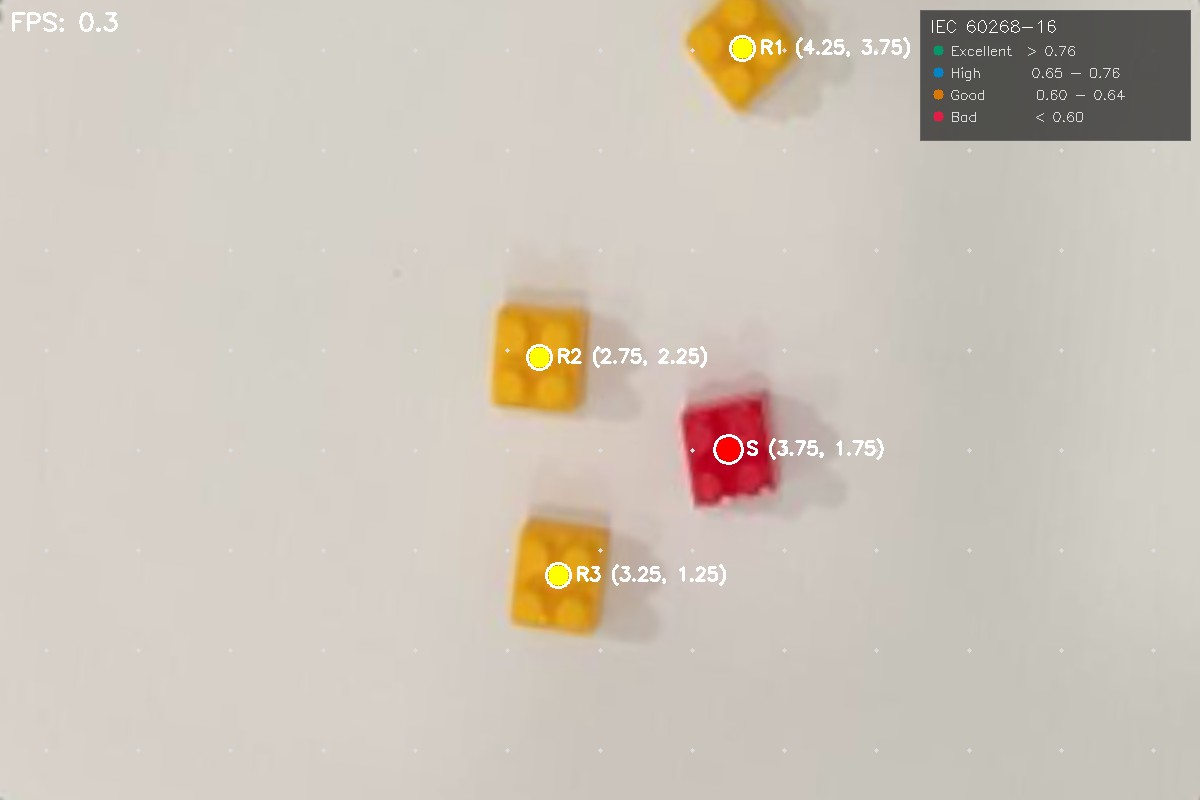
#> input picture data/frame.jpg, 1200 x 800 px, given in place of video, which was not available
$ python camera_engine.py
#> lines starting #> are read from the running program, lines starting #| are printed output that depends on the picture; after the words box and inside, x2 and y2 are one past the last pixel; in counts of white or black regions, pixels touching at a corner belong together; pictures that were not available may be replaced by others from this repository, and a replacement may not be noted
import cv2
import numpy as np
import requests
import json
import os
import time

# =========================================================
# CONFIG
# =========================================================
API_URL = "http://127.0.0.1:8000/predict"
VIDEO_URL = "http://192.168.1.7:8081/video"

ROOM_WIDTH = 6.5
ROOM_HEIGHT = 4.0

GRID_ROWS = 8
GRID_COLS = 13
GRID_STEP = 0.5
GRID_OFFSET = 0.25

WARP_W = 1200
WARP_H = 800

SAVE_INTERVAL = 0.2

# =========================================================
# ARUCO CONFIG
# =========================================================
ARUCO_DICT = cv2.aruco.DICT_4X4_50

# Marker layout:
# 0 -------- 1
# | WORKSPACE|
# 3 -------- 2
REQUIRED_IDS = [0, 1, 2, 3]

# =========================================================
# PATH
# =========================================================
BASE_DIR = os.path.dirname(os.path.abspath(__file__))
PROJECT_DIR = os.path.dirname(BASE_DIR)
DATA_DIR = os.path.join(PROJECT_DIR, "data")
os.makedirs(DATA_DIR, exist_ok=True)

FRAME_PATH = os.path.join(DATA_DIR, "frame.jpg")
JSON_PATH = os.path.join(DATA_DIR, "data.json")

print("=" * 60)
print("CAMERA ENGINE")
print("DATA:", DATA_DIR)
print("=" * 60)

last_save_time = 0

# =========================================================
# STI CLASSIFICATION (IEC 60268-16)
# =========================================================
# [10 lines left out: function classify_sti, not called in this run]

# =========================================================
# SAVE IMAGE (Unicode-safe)
# =========================================================
def save_image(path, img):
    for attempt in range(3):
        try:
            ok, buf = cv2.imencode(
                ".jpg", img,
                [cv2.IMWRITE_JPEG_QUALITY, 90]
            )
            if not ok:
                continue
            with open(path, "wb") as f:
                f.write(buf.tobytes())
            return True
        except Exception as e:
            print(f"SAVE IMAGE ERROR ({attempt+1}):", e)
        time.sleep(0.05)
    return False

# =========================================================
# SAVE JSON
# =========================================================
def save_json(path, data):
    try:
        with open(path, "w", encoding="utf-8") as f:
            json.dump(data, f, indent=4)
        return True
    except Exception as e:
        print("SAVE JSON ERROR:", e)
        return False

# =========================================================
# DRAW GRID
# =========================================================
# [36 lines left out: functions draw_real_grid, draw_legend, not called in this run]

# =========================================================
# ARUCO DETECTOR
# =========================================================
aruco_dict = cv2.aruco.getPredefinedDictionary(ARUCO_DICT)
aruco_params = cv2.aruco.DetectorParameters()
aruco_params.cornerRefinementMethod = cv2.aruco.CORNER_REFINE_SUBPIX
detector = cv2.aruco.ArucoDetector(aruco_dict, aruco_params)

# =========================================================
# ORDER POINTS
# =========================================================
# [9 lines left out: function order_points, not called in this run]

# =========================================================
# DETECT ARUCO BOARD
# =========================================================
def detect_aruco_board(frame):
    gray = cv2.cvtColor(frame, cv2.COLOR_BGR2GRAY)
    corners, ids, _ = detector.detectMarkers(gray)
    display = frame.copy()

    if ids is None:
        return None, None, display

    ids = ids.flatten()
    cv2.aruco.drawDetectedMarkers(display, corners, ids)

    marker_dict = {}
    for i, marker_id in enumerate(ids):
        marker_dict[marker_id] = corners[i][0]

    for req_id in REQUIRED_IDS:
        if req_id not in marker_dict:
            return None, None, display

    # Inner workspace corners
    inner_top_left = marker_dict[0][2]
    inner_top_right = marker_dict[1][3]
    inner_bottom_right = marker_dict[2][0]
    inner_bottom_left = marker_dict[3][1]

    workspace_pts = np.array([
        inner_top_left, inner_top_right,
        inner_bottom_right, inner_bottom_left
    ], dtype=np.float32)

    cv2.polylines(display, [workspace_pts.astype(np.int32)],
                  True, (255, 0, 0), 3)
    cv2.putText(display, "WORKSPACE",
                (int(inner_top_left[0]), int(inner_top_left[1]) - 10),
                cv2.FONT_HERSHEY_SIMPLEX, 0.7, (255, 0, 0), 2)

    return workspace_pts, ids, display

# =========================================================
# WARP WORKSPACE
# =========================================================
# [73 lines left out: functions warp_workspace, detect_objects, not called in this run]

# =========================================================
# COORDINATE HELPERS
# =========================================================
def pixel_to_real(px, py):
    return (px / WARP_W) * ROOM_WIDTH, ((WARP_H - py) / WARP_H) * ROOM_HEIGHT

def snap_grid(v):
    return round((v - GRID_OFFSET) / GRID_STEP) * GRID_STEP + GRID_OFFSET

# =========================================================
# API CALL
# =========================================================
# [13 lines left out: function get_sti, not called in this run]

# =========================================================
# CAMERA
# =========================================================
cap = cv2.VideoCapture(VIDEO_URL)
cap.set(cv2.CAP_PROP_BUFFERSIZE, 1)

if not cap.isOpened():
    print("CANNOT CONNECT CAMERA")
    exit()

print("CAMERA CONNECTED")

prev_time = time.time()
perf_history = []  # Log real performance

import atexit
import csv
# [8 lines left out: function save_perf_log, not called in this run]

atexit.register(save_perf_log)

# =========================================================
# MAIN LOOP
# =========================================================
while True:

    ret, frame = cap.read()
#> frame is the input picture: shape (800, 1200, 3); mean B, G, R 184.6, 196, 204.8

    if not ret:
        print("RECONNECT CAMERA...")
        cap.release()
        time.sleep(1)
        cap = cv2.VideoCapture(VIDEO_URL)
        continue

    frame_resized = cv2.resize(frame, (1280, 720))
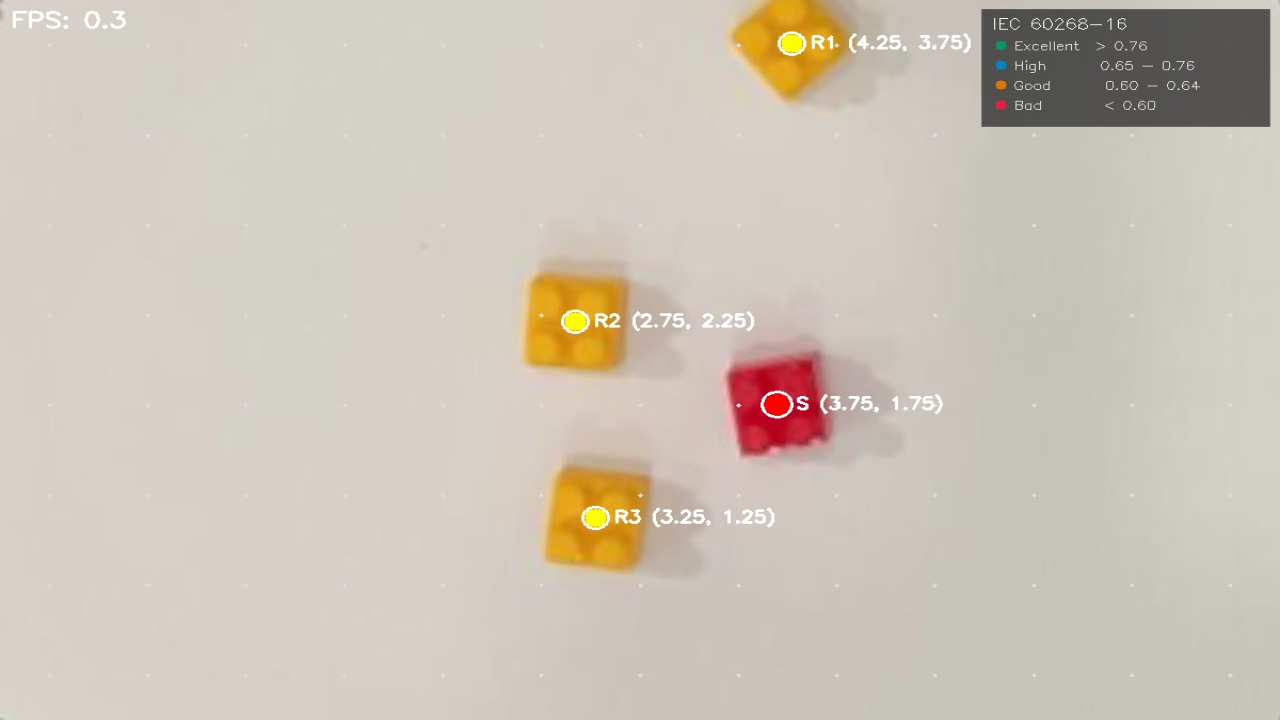
#> frame_resized: shape (720, 1280, 3); mean B, G, R 184.6, 196, 204.8
    display = frame_resized.copy()

    t_frame_start = time.time()
    current_time = time.time()
    latency_ms = (current_time - prev_time) * 1000
    fps = 1000 / latency_ms if latency_ms > 0 else 0
    prev_time = current_time

    workspace_pts, ids, debug_display = detect_aruco_board(
        frame_resized
    )
#> in detect_aruco_board, `gray = cv2.cvtColor(frame, cv2.COLOR_BGR2GRAY)`:
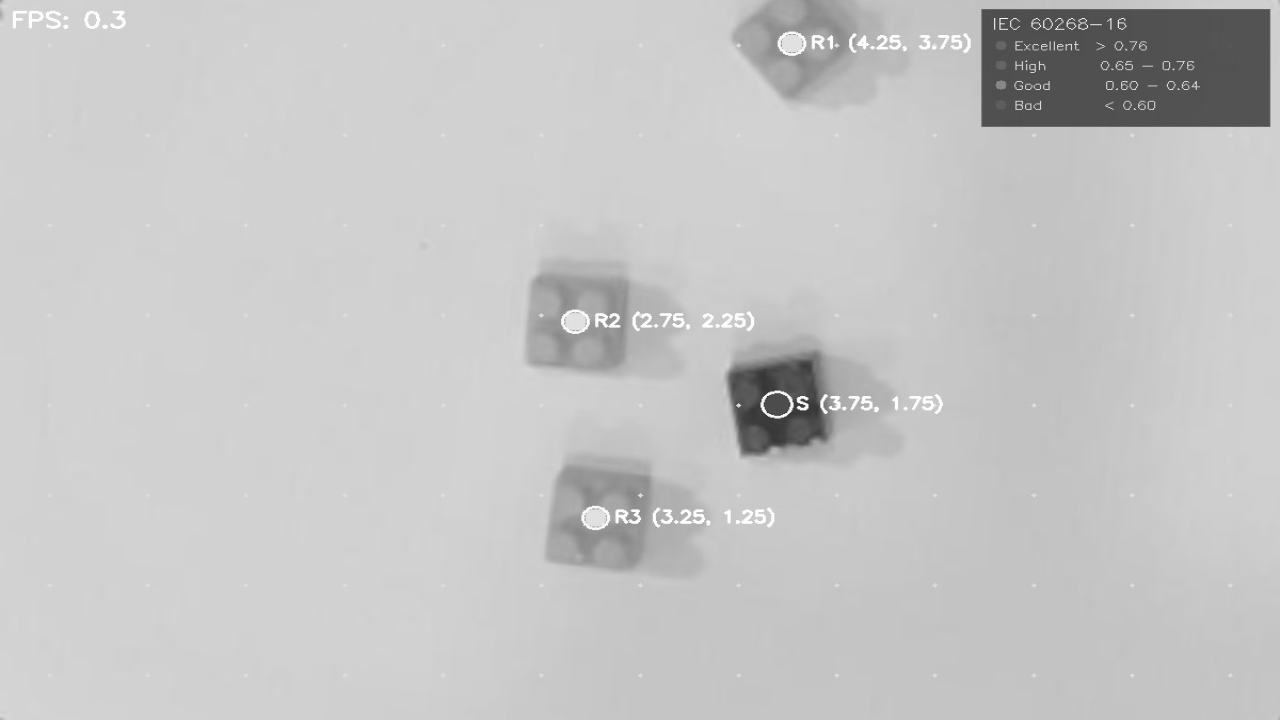
#> gray: shape (720, 1280); min 53, max 255, mean 197.3
#> in detect_aruco_board, `corners, ids, _ = detector.detectMarkers(gray)`: corners = (); ids = None

    data = {
        "timestamp": time.time(),
        "Sx": None,
        "Sy": None,
        "receivers": []
    }

    # ----- BOARD DETECTED -----
    if workspace_pts is not None:

        warped = warp_workspace(frame_resized, workspace_pts)
        warped = draw_real_grid(warped)

        cv2.putText(warped, f"FPS: {fps:.1f}", (10, 30),
                    cv2.FONT_HERSHEY_SIMPLEX, 0.8, (255, 255, 255), 2)

        # Draw legend
        warped = draw_legend(warped)

        S_pixel, receivers = detect_objects(warped)

        cv_ms = (time.time() - t_frame_start) * 1000
        total_api_ms = 0

        # ----- SOURCE -----
        if S_pixel is not None:

            cv2.circle(warped, S_pixel, 12, (0, 0, 255), -1)
            cv2.circle(warped, S_pixel, 14, (255, 255, 255), 2)

            raw_Sx, raw_Sy = pixel_to_real(S_pixel[0], S_pixel[1])
            Sx, Sy = snap_grid(raw_Sx), snap_grid(raw_Sy)

            # Debug đo đạc sai số thực tế
            err_x = abs(raw_Sx - Sx)
            err_y = abs(raw_Sy - Sy)
            print(f"[MEASURE S] True/Snapped: ({Sx:.2f}, {Sy:.2f}) | Camera Raw: ({raw_Sx:.3f}, {raw_Sy:.3f}) | Error: {err_x*100:.1f}cm (X), {err_y*100:.1f}cm (Y)")

            data["Sx"] = float(Sx)
            data["Sy"] = float(Sy)

            cv2.putText(warped, f"S ({Sx:.2f}, {Sy:.2f})",
                        (S_pixel[0] + 18, S_pixel[1] + 5),
                        cv2.FONT_HERSHEY_SIMPLEX, 0.6,
                        (255, 255, 255), 2)

            # ----- RECEIVERS -----
            for idx, (px, py) in enumerate(receivers):

                raw_Rx, raw_Ry = pixel_to_real(px, py)
                Rx, Ry = snap_grid(raw_Rx), snap_grid(raw_Ry)

                # Debug đo đạc sai số thực tế
                err_rx = abs(raw_Rx - Rx)
                err_ry = abs(raw_Ry - Ry)
                print(f"[MEASURE R{idx+1}] True/Snapped: ({Rx:.2f}, {Ry:.2f}) | Camera Raw: ({raw_Rx:.3f}, {raw_Ry:.3f}) | Error: {err_rx*100:.1f}cm (X), {err_ry*100:.1f}cm (Y)")

                result = get_sti(Sx, Sy, Rx, Ry)

                if result is None:
                    # Nếu không mở API, chỉ vẽ điểm vàng và tọa độ giống hệt y như Source
                    cv2.circle(warped, (px, py), 10, (0, 255, 255), -1)
                    cv2.circle(warped, (px, py), 12, (255, 255, 255), 2)

                    cv2.putText(warped, f"R{idx+1} ({Rx:.2f}, {Ry:.2f})",
                                (px + 18, py + 5),
                                cv2.FONT_HERSHEY_SIMPLEX, 0.6,
                                (255, 255, 255), 2)

                    # Push to streamlit with empty STI so it doesn't crash but shows dashes
                    data["receivers"].append({
                        "id": idx + 1,
                        "Rx": float(Rx),
                        "Ry": float(Ry),
                        "STIg": 0.0, "STIf": 0.0, "STIm": 0.0,
                        "rating_g": "-", "rating_f": "-", "rating_m": "-"
                    })
                    continue

                # KHI CÓ API (ONLINE)
                total_api_ms += result.get("inference_ms", 0)

                stig = result.get("STI1", 0)
                stif = result.get("STI2", 0)
                stim = result.get("STI3", 0)

                rate_g, col_g = classify_sti(stig)
                rate_f, col_f = classify_sti(stif)
                rate_m, col_m = classify_sti(stim)

                # Marker color based on worst rating
                worst_color = col_g
                for c in [col_f, col_m]:
                    if c == (72, 29, 225):
                        worst_color = c
                        break

                # Draw receiver marker
                cv2.circle(warped, (px, py), 10, worst_color, -1)
                cv2.circle(warped, (px, py), 12, (255, 255, 255), 2)

                # Label: "R1 (x, y)" (Giảm viền đen)
                label_text = f"R{idx+1} ({Rx:.2f}, {Ry:.2f})"
                cv2.putText(warped, label_text, (px + 18, py - 15), cv2.FONT_HERSHEY_SIMPLEX, 0.5, (0, 0, 0), 2) # Viền đen mỏng hơn
                cv2.putText(warped, label_text, (px + 18, py - 15), cv2.FONT_HERSHEY_SIMPLEX, 0.5, (255, 255, 255), 1) # Chữ chính

                # Các text STI (Làm nổi bật màu, giảm viền đen)
                sti_texts = [
                    (f"STIg: {stig:.3f} [{rate_g}]", col_g, py + 5),
                    (f"STIf: {stif:.3f} [{rate_f}]", col_f, py + 22),
                    (f"STIm: {stim:.3f} [{rate_m}]", col_m, py + 39)
                ]

                for text, color, y_pos in sti_texts:
                    # 1. Vẽ viền chữ màu Đen (Độ dày = 2, giảm đi so với 3)
                    cv2.putText(warped, text, (px + 18, y_pos), cv2.FONT_HERSHEY_SIMPLEX, 0.45, (0, 0, 0), 2)
                    # 2. Vẽ chữ màu chính đè lên trên (Tăng size lên 0.45 để nổi màu hơn)
                    cv2.putText(warped, text, (px + 18, y_pos), cv2.FONT_HERSHEY_SIMPLEX, 0.45, color, 1)

                data["receivers"].append({
                    "id": idx + 1,
                    "Rx": float(Rx),
                    "Ry": float(Ry),
                    "STIg": float(stig),
                    "STIf": float(stif),
                    "STIm": float(stim),
                    "rating_g": rate_g,
                    "rating_f": rate_f,
                    "rating_m": rate_m
                })

        # Lưu log hiệu năng thật
        perf_history.append({"fps": fps, "cv_ms": cv_ms, "api_ms": total_api_ms})

        display = warped

    else:
        display = debug_display
        cv2.putText(display, "ARUCO BOARD NOT DETECTED",
                    (20, 50), cv2.FONT_HERSHEY_SIMPLEX,
                    1, (0, 0, 255), 3)
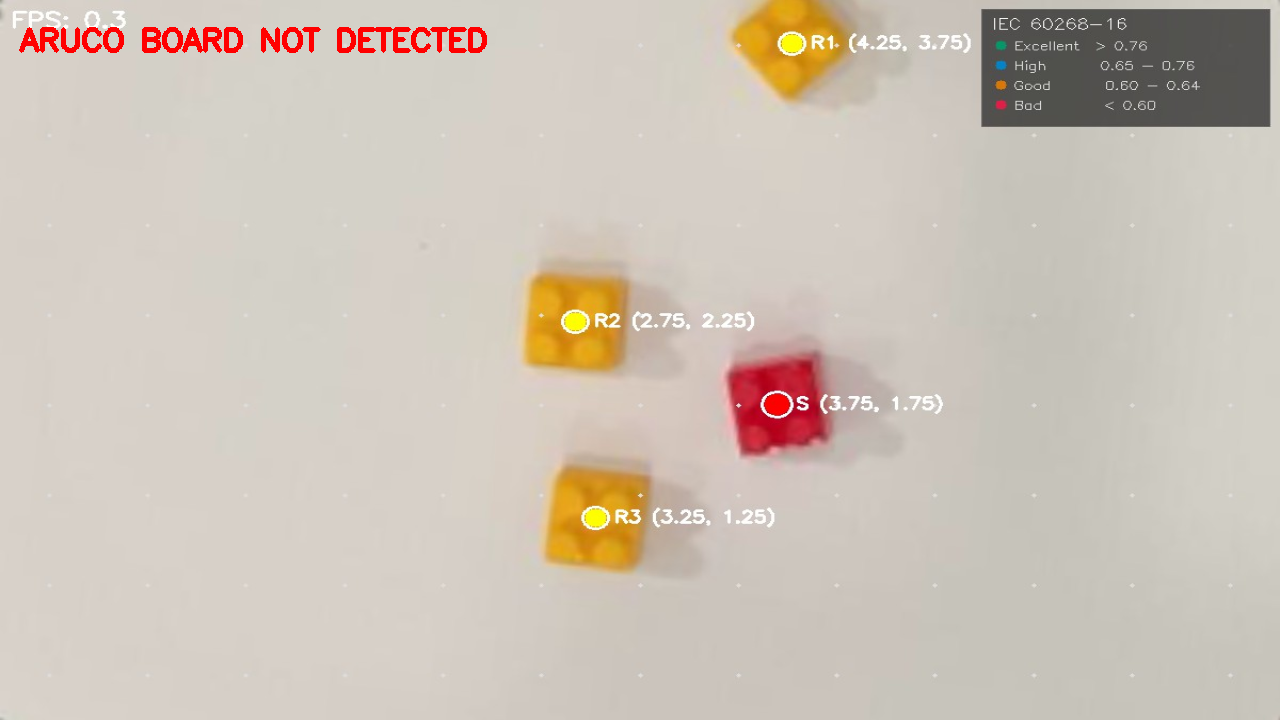
#> display: shape (720, 1280, 3); 0.63% of pixels changed, all inside (x1, y1, x2, y2) = (19, 27, 487, 53)

    # ----- SAVE -----
    now = time.time()
    if now - last_save_time > SAVE_INTERVAL:
        save_image(FRAME_PATH, display)
        save_json(JSON_PATH, data)
        last_save_time = now

    # ----- LOCAL DISPLAY -----
    cv2.imshow("Engine", display)
    if cv2.waitKey(1) == 27:
#> (key Esc is pressed here)
        break

cap.release()
cv2.destroyAllWindows()
